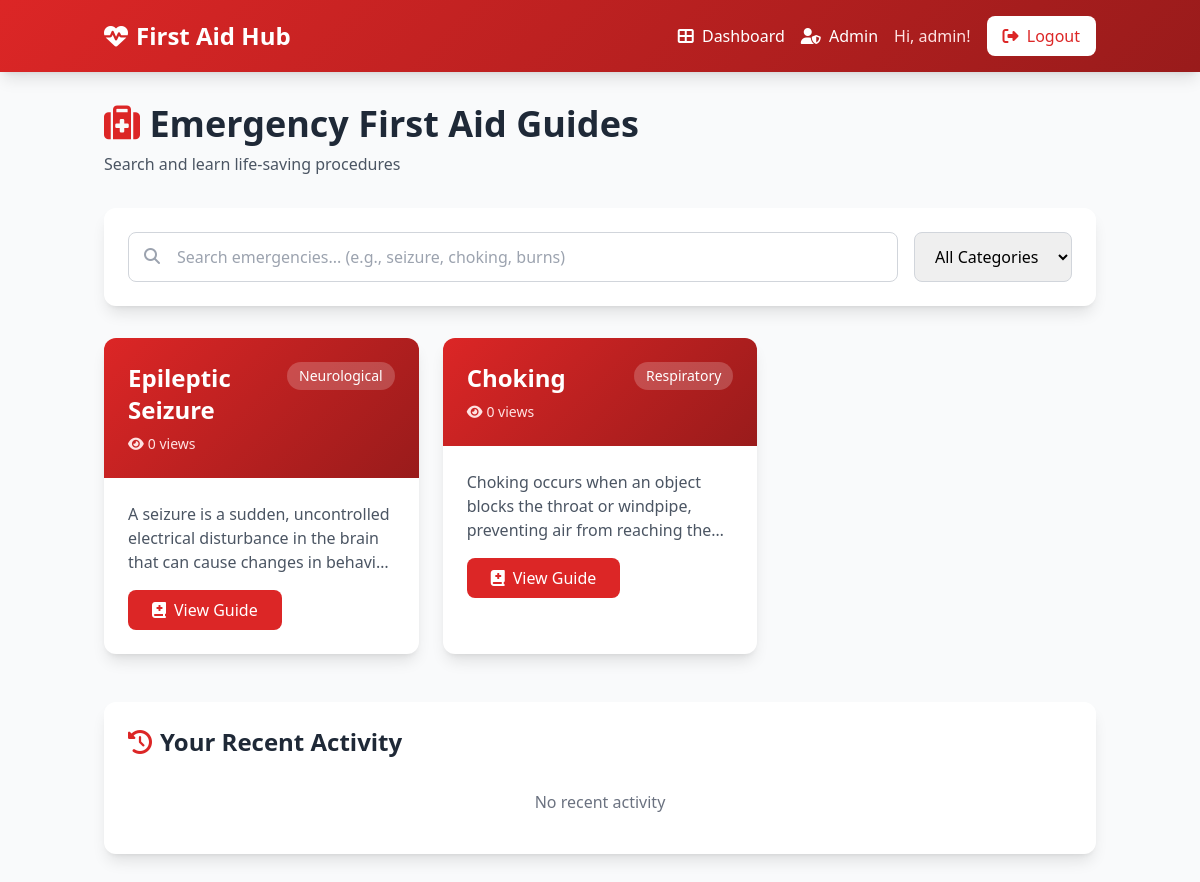
Page /dashboard (signed in) on the earlier database version.
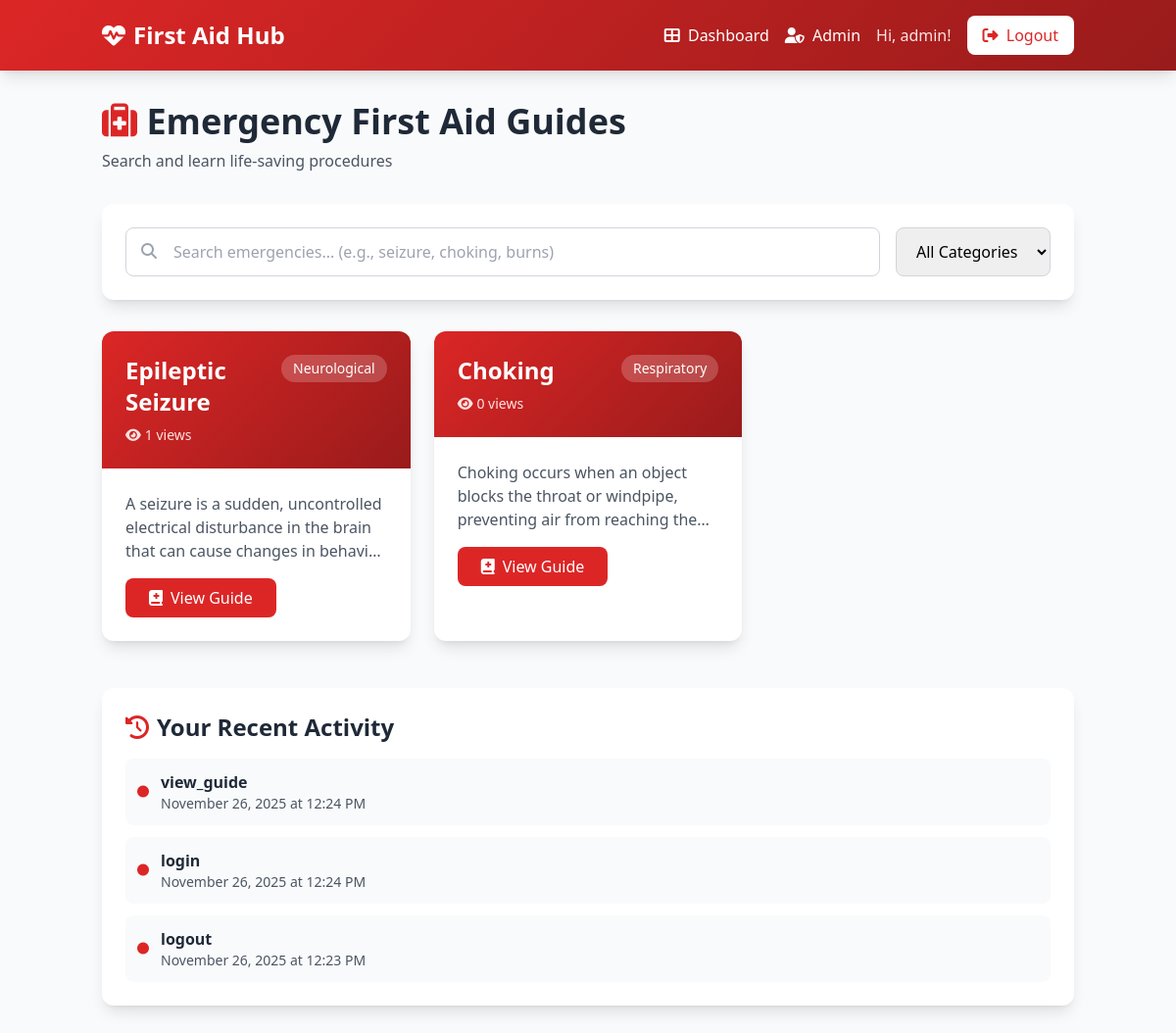
Same page on the later database version.
### app.py (models this page shows)
class EmergencyGuide(db.Model):
    id = db.Column(db.Integer, primary_key=True)
    title = db.Column(db.String(200), nullable=False)
    category = db.Column(db.String(100), nullable=False)
    description = db.Column(db.Text, nullable=False)
    steps = db.Column(JSONEncodedList, nullable=False)
    symptoms = db.Column(JSONEncodedList)
    warnings = db.Column(JSONEncodedList)
    tips = db.Column(JSONEncodedList)
    created_at = db.Column(db.DateTime, default=datetime.utcnow)
    views = db.Column(db.Integer, default=0)

class Activity(db.Model):
    id = db.Column(db.Integer, primary_key=True)
    user_id = db.Column(db.Integer, db.ForeignKey("user.id"), nullable=False)
    action = db.Column(db.String(200), nullable=False)
    timestamp = db.Column(db.DateTime, default=datetime.utcnow)
    details = db.Column(db.Text)

### app.py (the view)
@app.route("/dashboard")
@login_required
def dashboard():
    guides = EmergencyGuide.query.all()
    categories = [
        c[0] for c in db.session.query(EmergencyGuide.category).distinct().all()
    ]
    guides_data = []
    for g in guides:
        guides_data.append(
            {
                "id": g.id,
                "title": g.title,
                "category": g.category,
                "description": g.description,
                "views": g.views,
                "steps": safe_load_list(g.steps),
                "symptoms": safe_load_list(g.symptoms),
                "warnings": safe_load_list(g.warnings),
                "tips": safe_load_list(g.tips),
            }
        )
    recent_activities = (
        Activity.query.filter_by(user_id=session["user_id"])
        .order_by(Activity.timestamp.desc())
        .limit(5)
        .all()
    )
    return render_template(
        "dashboard.html",
        guides=guides_data,
        categories=categories,
        recent_activities=recent_activities,
    )

### app.py (called while the page is built, shortened)
def safe_load_list(json_text):
    if not json_text:
        return []
    if isinstance(json_text, list):
        return json_text

def login_required(f):
    @wraps(f)
    def decorated(*args, **kwargs):
        if "user_id" not in session:
            flash("Please login.", "warning")
            return redirect(url_for("login"))
        return f(*args, **kwargs)
    return decorated

    def process_result_value(self, value, dialect):
        if not value:
            return []
        try:
            parsed = json.loads(value)
            if isinstance(parsed, list):
                return parsed
            return [parsed]
        except Exception:
            return [value]

### templates/dashboard.html (shortened to what this page needs)
{% extends "base.html" %}
{% block content %}
<div class="container mx-auto px-4 py-8">
    <div class="mb-8 animate-fade-in-up">
        <h1 class="text-4xl font-bold text-gray-800 mb-2">
            <i class="fas fa-medkit text-red-600"></i>
            Emergency First Aid Guides
        </h1>
        <p class="text-gray-600">Search and learn life-saving procedures</p>
    </div>
    <div class="bg-white rounded-xl shadow-lg p-6 mb-8 animate-fade-in-up">
        <div class="flex flex-col md:flex-row gap-4">
            <div class="flex-1">
                <div class="relative">
                    <i class="fas fa-search absolute left-4 top-4 text-gray-400"></i>
                    <input type="text" id="searchInput"
                        placeholder="Search emergencies... (e.g., seizure, choking, burns)"
                        class="w-full pl-12 pr-4 py-3 border border-gray-300 rounded-lg focus:outline-none focus:border-red-500 transition">
                </div>
            </div>
            <select id="categoryFilter"
                class="px-4 py-3 border border-gray-300 rounded-lg focus:outline-none focus:border-red-500 transition">
                <option value="">All Categories</option>
            </select>
        </div>
    </div>
    <div id="guidesGrid" class="grid md:grid-cols-2 lg:grid-cols-3 gap-6 mb-12">
        {% for guide in guides %}
        <div class="bg-white rounded-xl shadow-lg overflow-hidden card-hover guide-card"
            data-title="{{ guide.title|lower }}"
            data-category="{{ guide.category }}"
            data-description="{{ guide.description|lower }}">
            <div class="gradient-bg text-white p-6">
                <div class="flex justify-between items-start mb-2">
                    <h3 class="text-2xl font-bold">{{ guide.title }}</h3>
                    <span class="bg-white/20 px-3 py-1 rounded-full text-sm">
                        {{ guide.category }}
                    </span>
                </div>
                <p class="text-red-100 text-sm">
                    <i class="fas fa-eye mr-1"></i>{{ guide.views }} views
                </p>
            </div>
            <div class="p-6">
                <p class="text-gray-600 mb-4 line-clamp-3">{{ guide.description }}</p>
                <a href="{{ url_for('view_guide', guide_id=guide.id) }}"
                    class="inline-block bg-red-600 text-white px-6 py-2 rounded-lg hover:bg-red-700 transition">
                    <i class="fas fa-book-medical mr-2"></i>View Guide
                </a>
            </div>
        </div>
        {% endfor %}
    </div>
    <div class="bg-white rounded-xl shadow-lg p-6 animate-slide-in-right">
        <h2 class="text-2xl font-bold text-gray-800 mb-4">
            <i class="fas fa-history text-red-600 mr-2"></i>Your Recent Activity
        </h2>
        <div class="space-y-3">
            {% for activity in recent_activities %}
            <div class="flex items-center gap-3 p-3 bg-gray-50 rounded-lg">
                <i class="fas fa-circle text-red-600 text-xs"></i>
                <div class="flex-1">
                    <p class="font-semibold text-gray-800">{{ activity.action }}</p>
                    <p class="text-sm text-gray-600">{{ activity.timestamp.strftime('%B %d, %Y at %I:%M %p') }}</p>
                </div>
            </div>
            {% else %}
            <p class="text-gray-500 text-center py-4">No recent activity</p>
            {% endfor %}
        </div>
    </div>
</div>
{% endblock %}

Differences in the rows shown:
changed EmergencyGuide "Epileptic Seizure": views "0" → "1"
added Activity: action "view_guide", timestamp "November 26, 2025 at 12:24 PM"
added Activity: action "login", timestamp "November 26, 2025 at 12:24 PM"
added Activity: action "logout", timestamp "November 26, 2025 at 12:23 PM"
Other differences:
text no longer shown: "No recent activity"
